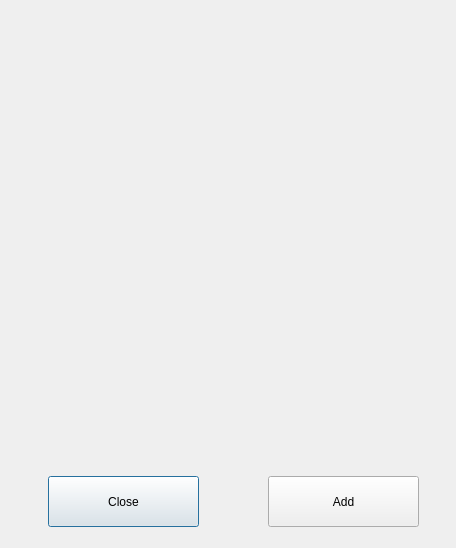
<?xml version="1.0" encoding="UTF-8"?>
<ui version="4.0">
 <class>CardWindow</class>
 <widget class="QDialog" name="CardWindow">
  <property name="geometry">
   <rect>
    <x>0</x>
    <y>0</y>
    <width>456</width>
    <height>548</height>
   </rect>
  </property>
  <property name="minimumSize">
   <size>
    <width>456</width>
    <height>548</height>
   </size>
  </property>
  <property name="maximumSize">
   <size>
    <width>456</width>
    <height>548</height>
   </size>
  </property>
  <property name="windowTitle">
   <string>Dialog</string>
  </property>
  <widget class="QPushButton" name="close_w">
   <property name="geometry">
    <rect>
     <x>48</x>
     <y>476</y>
     <width>151</width>
     <height>51</height>
    </rect>
   </property>
   <property name="text">
    <string>Close</string>
   </property>
  </widget>
  <widget class="QPushButton" name="add_w">
   <property name="geometry">
    <rect>
     <x>268</x>
     <y>476</y>
     <width>151</width>
     <height>51</height>
    </rect>
   </property>
   <property name="text">
    <string>Add</string>
   </property>
  </widget>
  <widget class="QLabel" name="label">
   <property name="geometry">
    <rect>
     <x>70</x>
     <y>0</y>
     <width>341</width>
     <height>461</height>
    </rect>
   </property>
   <property name="text">
    <string/>
   </property>
  </widget>
 </widget>
 <resources/>
 <connections/>
</ui>
